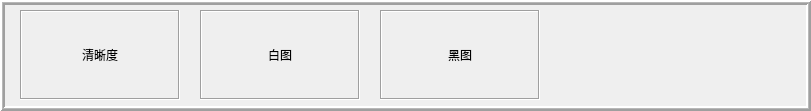
   <widget class="QFrame" name="frame_11">
    <property name="geometry">
     <rect>
      <x>10</x>
      <y>680</y>
      <width>811</width>
      <height>111</height>
     </rect>
    </property>
    <property name="frameShape">
     <enum>QFrame::Box</enum>
    </property>
    <property name="frameShadow">
     <enum>QFrame::Raised</enum>
    </property>
    <property name="lineWidth">
     <number>2</number>
    </property>
    <property name="midLineWidth">
     <number>1</number>
    </property>
    <widget class="QLabel" name="imageCharLabel">
     <property name="geometry">
      <rect>
       <x>20</x>
       <y>10</y>
       <width>160</width>
       <height>90</height>
      </rect>
     </property>
     <property name="frameShape">
      <enum>QFrame::Box</enum>
     </property>
     <property name="frameShadow">
      <enum>QFrame::Sunken</enum>
     </property>
     <property name="text">
      <string>清晰度</string>
     </property>
     <property name="alignment">
      <set>Qt::AlignCenter</set>
     </property>
    </widget>
    <widget class="QLabel" name="imageWhiteLabel">
     <property name="geometry">
      <rect>
       <x>200</x>
       <y>10</y>
       <width>160</width>
       <height>90</height>
      </rect>
     </property>
     <property name="frameShape">
      <enum>QFrame::Box</enum>
     </property>
     <property name="frameShadow">
      <enum>QFrame::Sunken</enum>
     </property>
     <property name="text">
      <string>白图</string>
     </property>
     <property name="alignment">
      <set>Qt::AlignCenter</set>
     </property>
    </widget>
    <widget class="QLabel" name="imageBlackLabel">
     <property name="geometry">
      <rect>
       <x>380</x>
       <y>10</y>
       <width>160</width>
       <height>90</height>
      </rect>
     </property>
     <property name="frameShape">
      <enum>QFrame::Box</enum>
     </property>
     <property name="frameShadow">
      <enum>QFrame::Sunken</enum>
     </property>
     <property name="text">
      <string>黑图</string>
     </property>
     <property name="alignment">
      <set>Qt::AlignCenter</set>
     </property>
    </widget>
   </widget>
